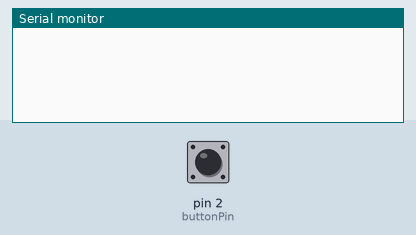
Recording of a sketch running on a simulated Arduino Uno, built with avr-gcc and run on an emulated ATmega328P. Parts: the last lines printed to the serial monitor. The inputs (shaded band) are chosen by the test bench; at power-on: pin 2 (buttonPin) LOW.

Above: at 1.2 s.
1.3 s: pin 2 (buttonPin) pulled HIGH for 0.15 s
At 1.43 s:
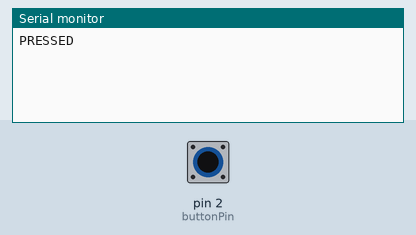
At 2.3 s:
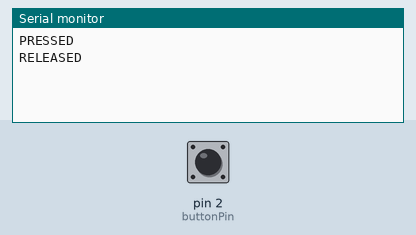

Measured:
- after the input at 1.3 s, the serial monitor: prints a new line at once (image 1)

The sketch:

simple-button.ino
```cpp
int buttonPin = 2;
int lastState = LOW;

void setup() {
  Serial.begin(9600);
  pinMode(buttonPin, INPUT);
}

void loop() {
  int state = digitalRead(buttonPin);

  if (state != lastState) {
    if (state == HIGH) {
      Serial.println("PRESSED");
    } else {
      Serial.println("RELEASED");
    }
    lastState = state;
    delay(50); // simple debounce
  }
}
```
